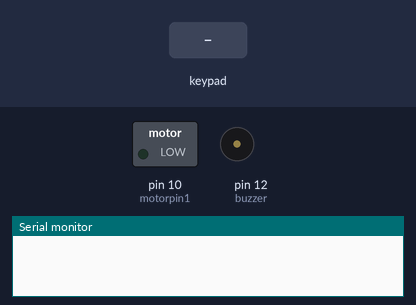
The sketch below on a simulated Arduino Uno, built with avr-gcc and run on an emulated ATmega328P. On the bench: switched loads named in the sketch (green lamp = pin HIGH), buzzer (waves = sounding), the last lines printed to the serial monitor. Inputs (shaded band) come from the test bench.

Above: at 1.2 s.
1.3 s: keypad keys 5 4 3 2 pressed 0.4 s apart
At 3.3 s:
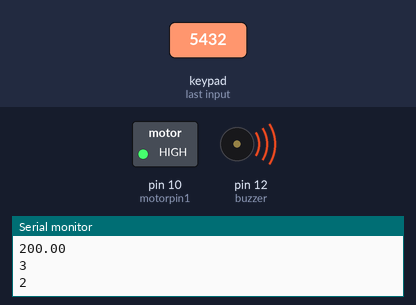
7.4 s: key '2' pressed
At 10.3 s:
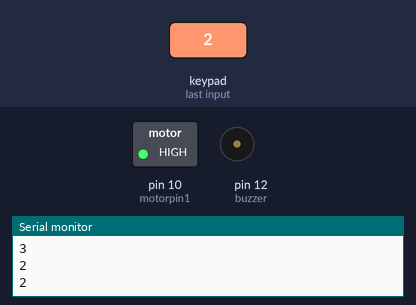
Timing chart, 0 to 11.8 s (numbered marks = the images above; inputs shaded):
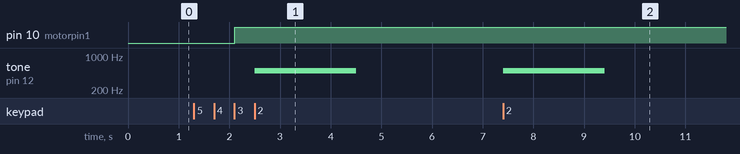

Measured:
- after the input at 1.3 s, pin 10 (motorpin1): LOW → HIGH after 0.81 s; tone on pin 12 (buzzer): silent → 500 Hz after 1.2 s, → silent 2.0 s later
- after the input at 7.4 s, tone on pin 12 (buzzer): silent → 500 Hz at once, → silent 2.0 s later

The sketch:

Keypad-Motor-Gas-Buzzer-Temperature.ino
```cpp
#include <Keypad.h>
const byte numRows= 4; //number of rows on the keypad
const byte numCols= 4; //number of columns on the keypad
const int buzzer=12;
const int tmp = A1;
const int gas = A0;
const int motorpin1 = 10;
const int motorpin2 = 11;
//keymap defines the key pressed according to the row and columns just as appears on the keypad
char keymap[numRows][numCols]=
{
{'1', '2', '3', 'A'},
{'4', '5', '6', 'B'},
{'7', '8', '9', 'C'},
{'*', '0', '#', 'D'}
};
//Code that shows the the keypad connections to the arduino terminals
byte rowPins[numRows] = {9,8,7,6}; //Rows 0 to 3
byte colPins[numCols]= {5,4,3,2}; //Columns 0 to 3
//initializes an instance of the Keypad class
Keypad myKeypad= Keypad(makeKeymap(keymap), rowPins, colPins, numRows, numCols);
void setup()
{
Serial.begin(9600);
  pinMode(buzzer, OUTPUT);
   pinMode(10, OUTPUT);
  pinMode(12, OUTPUT);
  pinMode(tmp, INPUT);
   pinMode(gas,INPUT);
}
//If key is pressed, this key is stored in 'keypressed' variable
//If key is not equal to 'NO_KEY', then this key is printed out
//if count=17, then count is reset back to 0 (this means no key is pressed during the whole keypad scan process
void loop()
{

char keypressed = myKeypad.getKey();
if (keypressed != NO_KEY)
{
Serial.println(keypressed);
}
if (keypressed=='1')
{
digitalWrite(13,HIGH);
  Serial.println("LED");
}
  if (keypressed=='2')
{
tone(buzzer,500,2000);
    delay(1000);
}
    if (keypressed=='3')
{
  	digitalWrite(motorpin1,HIGH);
    digitalWrite(motorpin2,LOW);
}
    if (keypressed=='4')
{
float t = analogRead(tmp);
  double temp = (double)t / 1024;   //find percentage of input reading
  temp = temp * 5;                     //multiply by 5V to get voltage
  temp = temp - 0.5;                   //Subtract the offset
  temp = temp * 100;
      Serial.println(temp);
}
    if (keypressed=='5')
{
      Serial.println(analogRead(gas));
}
}
```
